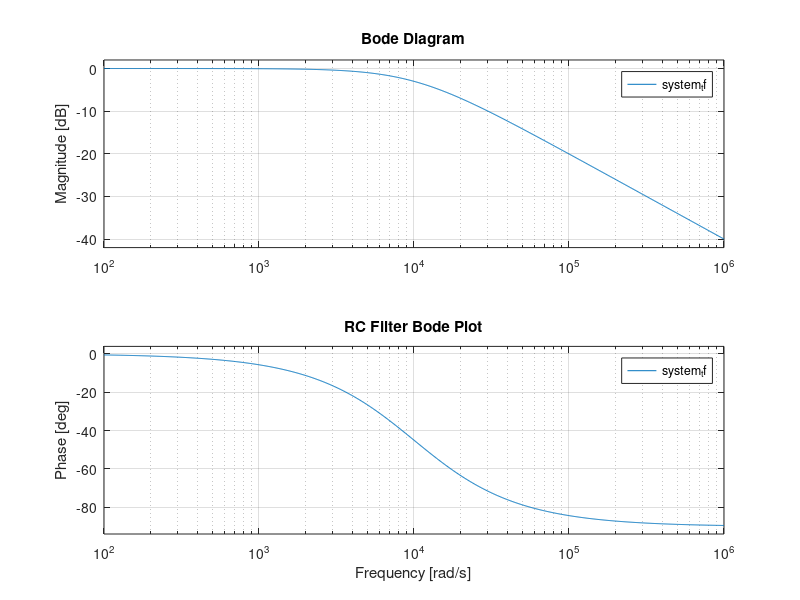

Here is the MATLAB script that generated this plot:
% Bode Plot and Frequency Response Analysis
% Smart Voice Classification System

clear;
clc;

% Example RC filter values
R = 1000;          % Resistance in ohms
C = 0.1e-6;        % Capacitance in farads

% Transfer function
num = [1];
den = [R*C 1];

system_tf = tf(num, den);

% Generate bode plot
figure;
bode(system_tf);
grid on;

title('RC Filter Bode Plot');
